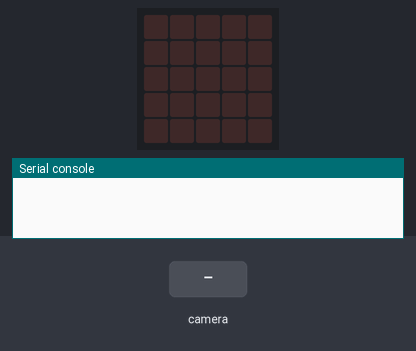
This program was run on a simulated BBC micro:bit (MakeCode). Parts: the board's 5×5 LED display, the last lines printed to the serial console. The test bench sets the inputs (shaded band). No radio messages arrive unless stated (any console line starting 'radio sent:' is added by the test bench).

Above: at 1.2 s.
1.3 s: the camera recognises learned object ID1 for 2 s
At 2.0 s:
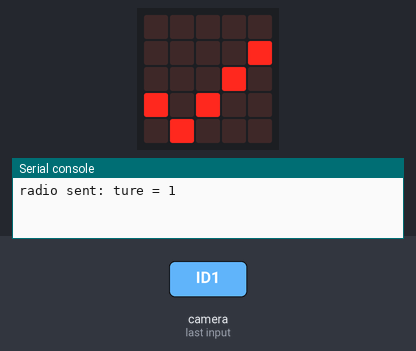
Timing chart, 0 to 4.3 s (numbered marks = the images above; inputs shaded):
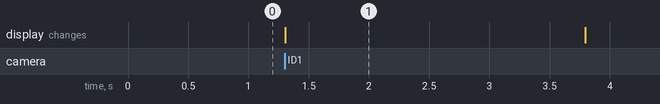

Measured:
- after the input at 1.3 s, the display: changes at once (image 1)
- what the display in image 1 shows lasts 2.5 s, from 1.3 s to 3.8 s

The program:

main.ts
```typescript
huskylens.initI2c()
huskylens.initMode(protocolAlgorithm.ALGORITHM_FACE_RECOGNITION)
radio.setGroup(4)
basic.forever(function () {
    huskylens.request()
    if (huskylens.isAppear_s(HUSKYLENSResultType_t.HUSKYLENSResultBlock)) {
        if (huskylens.readBox_s(Content3.ID) == 0) {
            basic.showIcon(IconNames.No)
            radio.sendValue("false", huskylens.readBox_s(Content3.ID))
        } else {
            basic.showIcon(IconNames.Yes)
            radio.sendValue("ture", huskylens.readBox_s(Content3.ID))
        }
    } else {
        basic.clearScreen()
    }
})
```

test.ts
```typescript
// 在這裡測試；當此封包作為擴充功能時，將不會編譯此內容。
```
